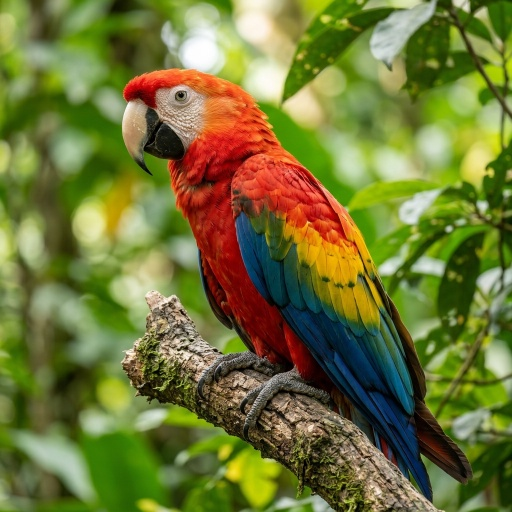
#> input picture DIP/sample.jpg, 512 x 512 px
$ python dft_properties.py
#> lines starting #> are read from the running program, lines starting #| are printed output that depends on the picture
# Question 22: Demonstrate properties of DFT (translation, scaling)
import cv2
import numpy as np
import matplotlib.pyplot as plt

# Read image in grayscale
img = cv2.imread("sample.jpg", 0)
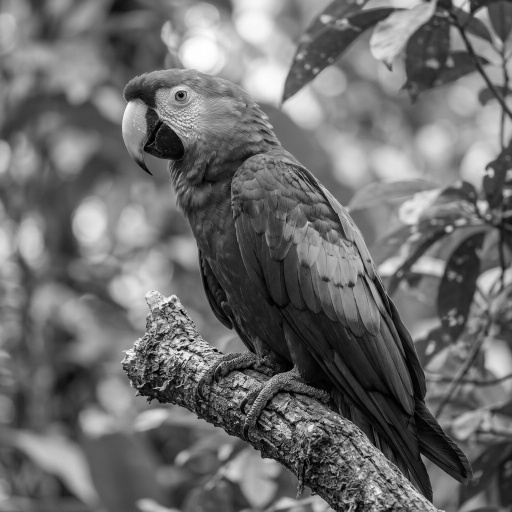
#> img: shape (512, 512); min 0, max 255, mean 109.1

# ----------------------------
# Translation Property
# ----------------------------
rows, cols = img.shape
#> rows = 512; cols = 512

# Shift image by (50, 30)
M = np.float32([[1, 0, 50],
                [0, 1, 30]])
translated = cv2.warpAffine(img, M, (cols, rows))
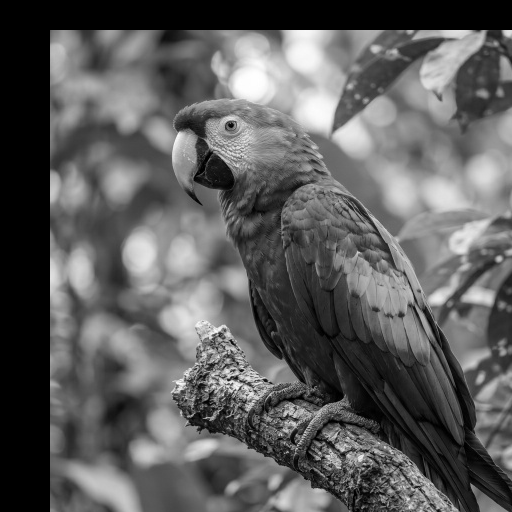
#> translated: shape (512, 512); min 0, max 255, mean 93.1

# ----------------------------
# Scaling Property
# ----------------------------
scaled = cv2.resize(img, None, fx=1.5, fy=1.5)

# ----------------------------
# DFT Magnitude Spectrum Function
# ----------------------------
def magnitude_spectrum(image):
    dft = np.fft.fft2(image)
    dft_shift = np.fft.fftshift(dft)
    spectrum = np.log(np.abs(dft_shift) + 1)
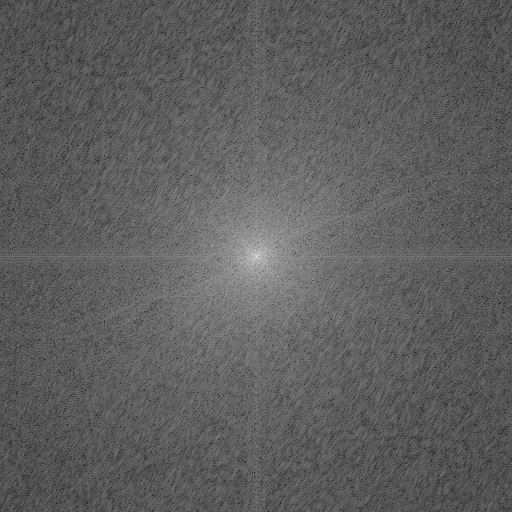
#> spectrum: shape (512, 512) float64; min 2.94, max 17.17, mean 8.23; drawn with min black and max white
    return spectrum

# Compute spectra
original_spectrum = magnitude_spectrum(img)
translated_spectrum = magnitude_spectrum(translated)
scaled_spectrum = magnitude_spectrum(scaled)
#> in magnitude_spectrum (call 3), `spectrum = np.log(np.abs(dft_shift) + 1)`:
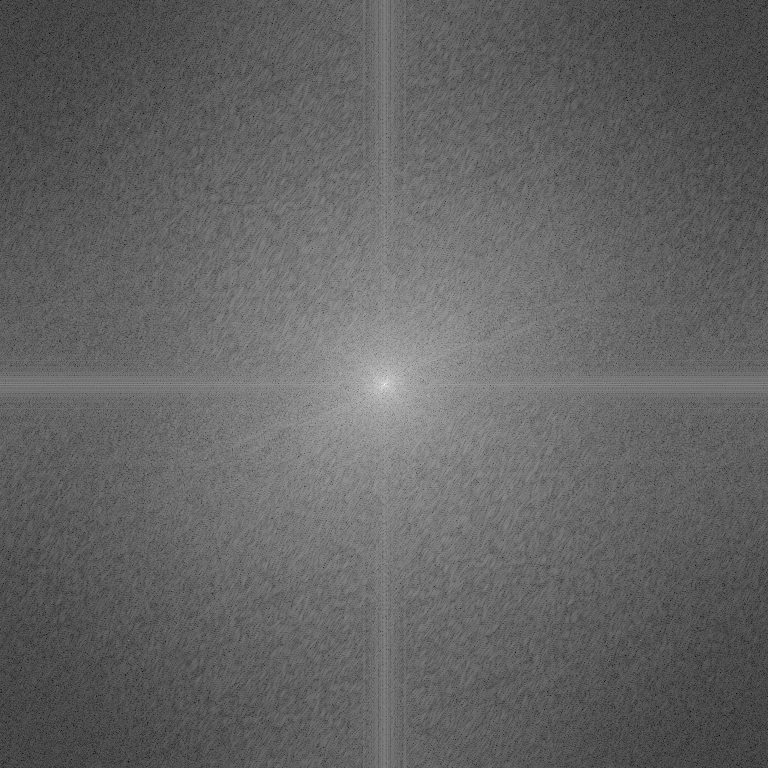
#> spectrum: shape (768, 768) float64; min 0.58, max 17.98, mean 7.43; drawn with min black and max white

# ----------------------------
# Display Images
# ----------------------------
plt.figure(figsize=(15,8))

plt.subplot(2,3,1)
plt.imshow(img, cmap='gray')
plt.title("Original Image")
plt.axis("off")

plt.subplot(2,3,2)
plt.imshow(translated, cmap='gray')
plt.title("Translated Image")
plt.axis("off")

plt.subplot(2,3,3)
plt.imshow(scaled, cmap='gray')
plt.title("Scaled Image")
plt.axis("off")

plt.subplot(2,3,4)
plt.imshow(original_spectrum, cmap='gray')
plt.title("Original DFT")
plt.axis("off")

plt.subplot(2,3,5)
plt.imshow(translated_spectrum, cmap='gray')
plt.title("Translated DFT")
plt.axis("off")

plt.subplot(2,3,6)
plt.imshow(scaled_spectrum, cmap='gray')
plt.title("Scaled DFT")
plt.axis("off")

plt.tight_layout()
plt.show()

$ run again, with DIP/image1.jpg copied over DIP/sample.jpg
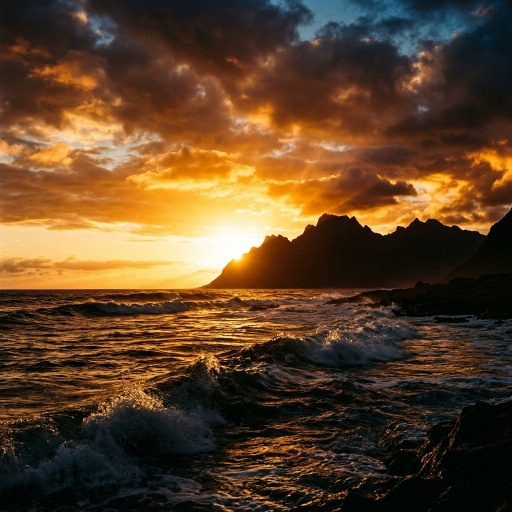
#> input picture DIP/image1.jpg, 512 x 512 px
#> `translated = cv2.warpAffine(img, M, (cols, rows))`:
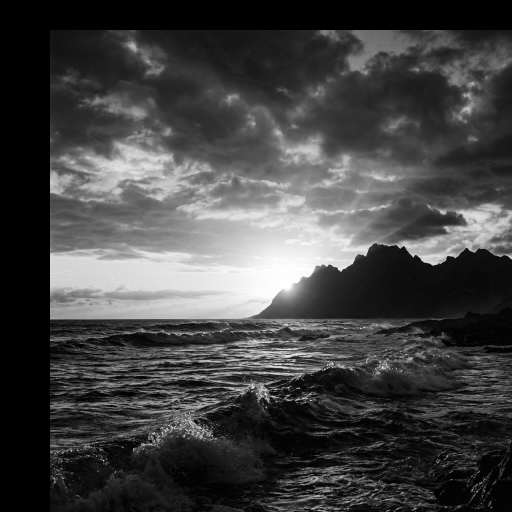
#> translated: shape (512, 512); min 0, max 255, mean 67
#> in magnitude_spectrum (call 3), `spectrum = np.log(np.abs(dft_shift) + 1)`:
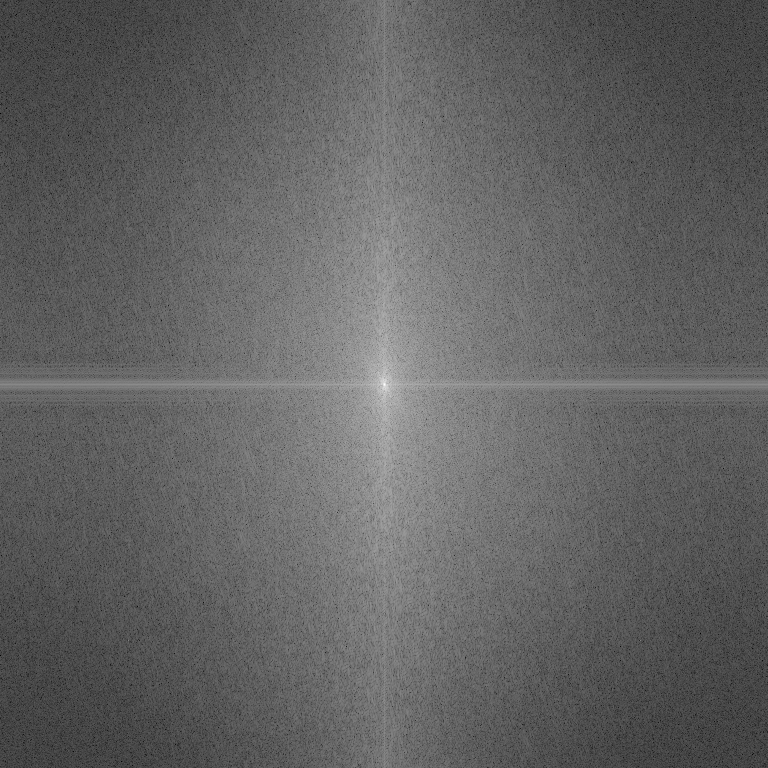
#> spectrum: shape (768, 768) float64; min 0.863, max 17.55, mean 7.32; drawn with min black and max white
